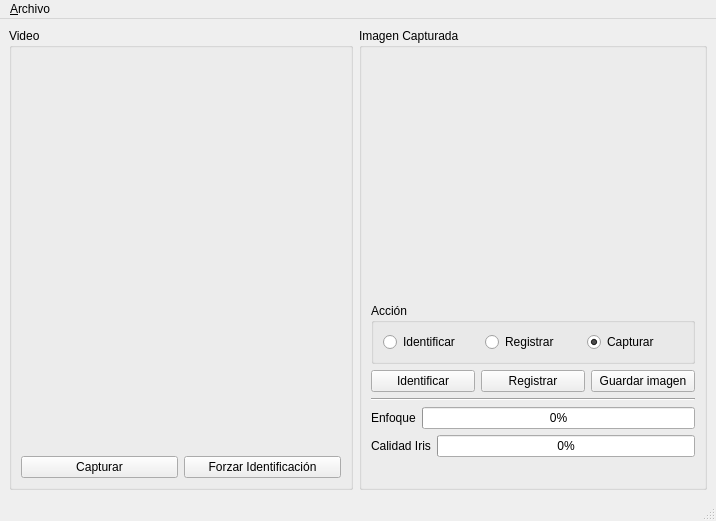
<?xml version="1.0" encoding="UTF-8"?>
<ui version="4.0">
 <class>mainForm</class>
 <widget class="QMainWindow" name="mainForm">
  <property name="geometry">
   <rect>
    <x>0</x>
    <y>0</y>
    <width>716</width>
    <height>521</height>
   </rect>
  </property>
  <property name="windowTitle">
   <string>Reconocimiento de iris</string>
  </property>
  <widget class="QWidget" name="centralwidget">
   <layout class="QGridLayout" name="gridLayout_2">
    <item row="0" column="0">
     <widget class="QGroupBox" name="groupBox">
      <property name="title">
       <string>Video</string>
      </property>
      <layout class="QGridLayout" name="gridLayout_3">
       <item row="1" column="0">
        <layout class="QHBoxLayout" name="horizontalLayout_2">
         <item>
          <widget class="QPushButton" name="btnCapturar">
           <property name="text">
            <string>Capturar</string>
           </property>
          </widget>
         </item>
         <item>
          <widget class="QPushButton" name="btnForzarIdentificacion">
           <property name="text">
            <string>Forzar Identificación</string>
           </property>
          </widget>
         </item>
        </layout>
       </item>
       <item row="0" column="0">
        <widget class="ImageWidget" name="videoWidget" native="true">
         <property name="minimumSize">
          <size>
           <width>320</width>
           <height>240</height>
          </size>
         </property>
        </widget>
       </item>
      </layout>
     </widget>
    </item>
    <item row="0" column="1">
     <widget class="QGroupBox" name="groupBox_2">
      <property name="title">
       <string>Imagen Capturada</string>
      </property>
      <layout class="QGridLayout" name="gridLayout">
       <item row="0" column="0">
        <widget class="ImageWidget" name="capturedImage" native="true">
         <property name="minimumSize">
          <size>
           <width>320</width>
           <height>240</height>
          </size>
         </property>
        </widget>
       </item>
       <item row="1" column="0">
        <widget class="QGroupBox" name="groupBox_4">
         <property name="title">
          <string>Acción</string>
         </property>
         <layout class="QGridLayout" name="gridLayout_4">
          <item row="0" column="0">
           <layout class="QHBoxLayout" name="horizontalLayout">
            <item>
             <widget class="QRadioButton" name="radioIdentificar">
              <property name="text">
               <string>Identificar</string>
              </property>
             </widget>
            </item>
            <item>
             <widget class="QRadioButton" name="radioRegistrar">
              <property name="text">
               <string>Registrar</string>
              </property>
             </widget>
            </item>
            <item>
             <widget class="QRadioButton" name="radioCapturar">
              <property name="text">
               <string>Capturar</string>
              </property>
              <property name="checked">
               <bool>true</bool>
              </property>
             </widget>
            </item>
           </layout>
          </item>
         </layout>
         <zorder>radioIdentificar</zorder>
         <zorder>radioRegistrar</zorder>
         <zorder></zorder>
        </widget>
       </item>
       <item row="2" column="0">
        <layout class="QHBoxLayout" name="horizontalLayout_5">
         <item>
          <widget class="QPushButton" name="btnIdentificar">
           <property name="text">
            <string>Identificar</string>
           </property>
          </widget>
         </item>
         <item>
          <widget class="QPushButton" name="btnRegistrar">
           <property name="text">
            <string>Registrar</string>
           </property>
          </widget>
         </item>
         <item>
          <widget class="QPushButton" name="btnGuardarImagen">
           <property name="text">
            <string>Guardar imagen</string>
           </property>
          </widget>
         </item>
        </layout>
       </item>
       <item row="3" column="0">
        <widget class="Line" name="line">
         <property name="orientation">
          <enum>Qt::Horizontal</enum>
         </property>
        </widget>
       </item>
       <item row="4" column="0">
        <layout class="QHBoxLayout" name="horizontalLayout_4">
         <item>
          <widget class="QLabel" name="focusLabel">
           <property name="text">
            <string>Enfoque</string>
           </property>
          </widget>
         </item>
         <item>
          <widget class="QProgressBar" name="focusScore">
           <property name="value">
            <number>0</number>
           </property>
          </widget>
         </item>
        </layout>
       </item>
       <item row="5" column="0">
        <layout class="QHBoxLayout" name="horizontalLayout_3">
         <item>
          <widget class="QLabel" name="label_4">
           <property name="text">
            <string>Calidad Iris</string>
           </property>
          </widget>
         </item>
         <item>
          <widget class="QProgressBar" name="irisScore">
           <property name="value">
            <number>0</number>
           </property>
          </widget>
         </item>
        </layout>
       </item>
       <item row="6" column="0">
        <spacer name="verticalSpacer">
         <property name="orientation">
          <enum>Qt::Vertical</enum>
         </property>
         <property name="sizeHint" stdset="0">
          <size>
           <width>20</width>
           <height>5</height>
          </size>
         </property>
        </spacer>
       </item>
      </layout>
     </widget>
    </item>
   </layout>
  </widget>
  <widget class="QMenuBar" name="menuBar">
   <property name="geometry">
    <rect>
     <x>0</x>
     <y>0</y>
     <width>716</width>
     <height>23</height>
    </rect>
   </property>
   <widget class="QMenu" name="menu_Archivo">
    <property name="title">
     <string>&amp;Archivo</string>
    </property>
    <addaction name="action_Par_metros"/>
    <addaction name="action_Procesar_archivo"/>
   </widget>
   <addaction name="menu_Archivo"/>
  </widget>
  <widget class="QStatusBar" name="statusBar"/>
  <action name="actionE_xit">
   <property name="text">
    <string>&amp;Salir</string>
   </property>
  </action>
  <action name="action_Par_metros">
   <property name="text">
    <string>&amp;Parámetros</string>
   </property>
  </action>
  <action name="action_Procesar_archivo">
   <property name="text">
    <string>P&amp;rocesar archivo...</string>
   </property>
  </action>
 </widget>
 <customwidgets>
  <customwidget>
   <class>ImageWidget</class>
   <extends>QWidget</extends>
   <header>ImageWidget.h</header>
   <container>1</container>
  </customwidget>
 </customwidgets>
 <resources/>
 <connections>
  <connection>
   <sender>actionE_xit</sender>
   <signal>triggered()</signal>
   <receiver>mainForm</receiver>
   <slot>close()</slot>
   <hints>
    <hint type="sourcelabel">
     <x>-1</x>
     <y>-1</y>
    </hint>
    <hint type="destinationlabel">
     <x>371</x>
     <y>203</y>
    </hint>
   </hints>
  </connection>
 </connections>
</ui>
